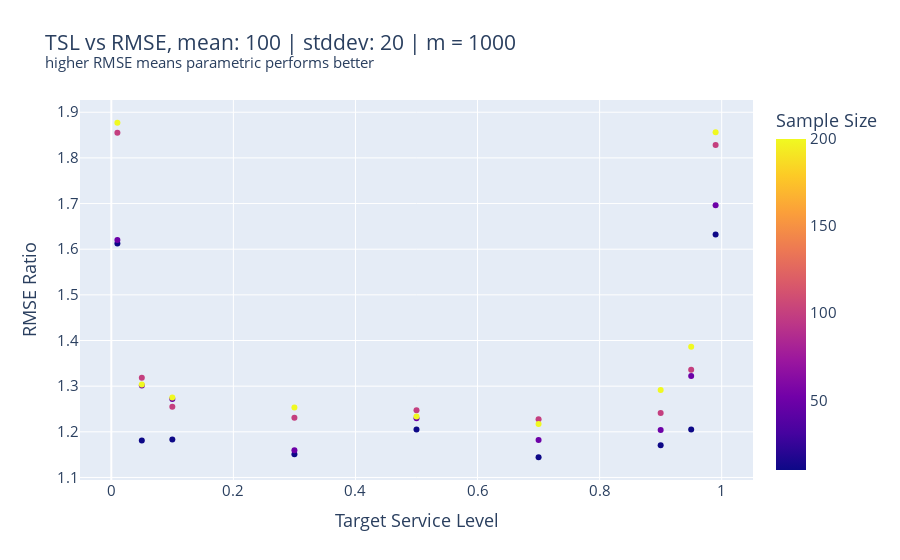
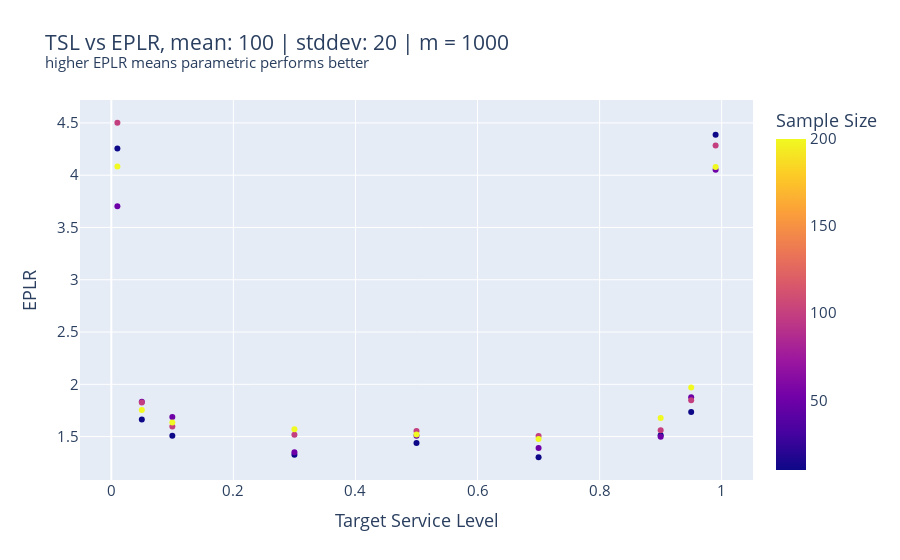

The code cell stored with these charts, in order, in its notebook:
### Code cell
fig = px.scatter(df, x='Target Service Level', y='RMSE Ratio', color="Sample Size", title="TSL vs RMSE, mean: {0} | stddev: {1} | m = {2}<br><sup>higher RMSE means parametric performs better</sup>".format(meanDemand, stdevDemand, numberOfMontecarloIterations))
fig.update_layout(font_size = 15)
#fig.write_image("Excercise part 3/RMSE-{0}-{1}.pdf".format(meanDemand, stdevDemand))
fig.show()

fig = px.scatter(df, x='Target Service Level', y='EPLR', color="Sample Size", title="TSL vs EPLR, mean: {0} | stddev: {1} | m = {2}<br><sup>higher EPLR means parametric performs better</sup>".format(meanDemand, stdevDemand, numberOfMontecarloIterations))
fig.update_layout(font_size = 15)
#fig.write_image("Excercise part 3/EPLR-{0}-{1}.pdf".format(meanDemand, stdevDemand))
fig.show()

### Figure 1 — Plotly figure (JSON) as saved in the notebook; plotly's stock layout.template omitted (floating-point values rounded to 4 significant figures)
{"data": [{"hovertemplate": "Target Service Level=%{x}<br>RMSE Ratio=%{y}<br>Sample Size=%{marker.color}<extra></extra>", "legendgroup": "", "marker": {"color": [10, 50, 100, 200, 10, 50, 100, 200, 10, 50, 100, 200, 10, 50, 100, 200, 10, 50, 100, 200, 10, 50, 100, 200, 10, 50, 100, 200, 10, 50, 100, 200, 10, 50, 100, 200], "coloraxis": "coloraxis", "symbol": "circle"}, "mode": "markers", "name": "", "orientation": "v", "showlegend": false, "type": "scatter", "x": [0.01, 0.01, 0.01, 0.01, 0.05, 0.05, 0.05, 0.05, 0.1, 0.1, 0.1, 0.1, 0.3, 0.3, 0.3, 0.3, 0.5, 0.5, 0.5, 0.5, 0.7, 0.7, 0.7, 0.7, 0.9, 0.9, 0.9, 0.9, 0.95, 0.95, 0.95, 0.95, 0.99, 0.99, 0.99, 0.99], "xaxis": "x", "y": [1.613, 1.62, 1.855, 1.877, 1.181, 1.301, 1.318, 1.303, 1.183, 1.272, 1.255, 1.275, 1.151, 1.16, 1.231, 1.253, 1.205, 1.23, 1.247, 1.233, 1.144, 1.182, 1.227, 1.217, 1.171, 1.204, 1.241, 1.292, 1.205, 1.322, 1.336, 1.386, 1.632, 1.696, 1.828, 1.856], "yaxis": "y"}], "layout": {"coloraxis": {"colorbar": {"title": {"text": "Sample Size"}}, "colorscale": [[0, "#0d0887"], [0.1111, "#46039f"], [0.2222, "#7201a8"], [0.3333, "#9c179e"], [0.4444, "#bd3786"], [0.5556, "#d8576b"], [0.6667, "#ed7953"], [0.7778, "#fb9f3a"], [0.8889, "#fdca26"], [1, "#f0f921"]]}, "font": {"size": 15}, "legend": {"tracegroupgap": 0}, "title": {"text": "TSL vs RMSE, mean: 100 | stddev: 20 | m = 1000<br><sup>higher RMSE means parametric performs better</sup>"}, "xaxis": {"anchor": "y", "domain": [0, 1], "title": {"text": "Target Service Level"}}, "yaxis": {"anchor": "x", "domain": [0, 1], "title": {"text": "RMSE Ratio"}}}}

### Figure 2 — Plotly figure (JSON) as saved in the notebook; plotly's stock layout.template omitted (floating-point values rounded to 4 significant figures)
{"data": [{"hovertemplate": "Target Service Level=%{x}<br>EPLR=%{y}<br>Sample Size=%{marker.color}<extra></extra>", "legendgroup": "", "marker": {"color": [10, 50, 100, 200, 10, 50, 100, 200, 10, 50, 100, 200, 10, 50, 100, 200, 10, 50, 100, 200, 10, 50, 100, 200, 10, 50, 100, 200, 10, 50, 100, 200, 10, 50, 100, 200], "coloraxis": "coloraxis", "symbol": "circle"}, "mode": "markers", "name": "", "orientation": "v", "showlegend": false, "type": "scatter", "x": [0.01, 0.01, 0.01, 0.01, 0.05, 0.05, 0.05, 0.05, 0.1, 0.1, 0.1, 0.1, 0.3, 0.3, 0.3, 0.3, 0.5, 0.5, 0.5, 0.5, 0.7, 0.7, 0.7, 0.7, 0.9, 0.9, 0.9, 0.9, 0.95, 0.95, 0.95, 0.95, 0.99, 0.99, 0.99, 0.99], "xaxis": "x", "y": [4.256, 3.703, 4.502, 4.084, 1.662, 1.833, 1.826, 1.754, 1.509, 1.687, 1.596, 1.634, 1.326, 1.35, 1.518, 1.569, 1.439, 1.509, 1.554, 1.521, 1.302, 1.39, 1.507, 1.477, 1.514, 1.498, 1.56, 1.677, 1.736, 1.875, 1.846, 1.969, 4.386, 4.052, 4.284, 4.078], "yaxis": "y"}], "layout": {"coloraxis": {"colorbar": {"title": {"text": "Sample Size"}}, "colorscale": [[0, "#0d0887"], [0.1111, "#46039f"], [0.2222, "#7201a8"], [0.3333, "#9c179e"], [0.4444, "#bd3786"], [0.5556, "#d8576b"], [0.6667, "#ed7953"], [0.7778, "#fb9f3a"], [0.8889, "#fdca26"], [1, "#f0f921"]]}, "font": {"size": 15}, "legend": {"tracegroupgap": 0}, "title": {"text": "TSL vs EPLR, mean: 100 | stddev: 20 | m = 1000<br><sup>higher EPLR means parametric performs better</sup>"}, "xaxis": {"anchor": "y", "domain": [0, 1], "title": {"text": "Target Service Level"}}, "yaxis": {"anchor": "x", "domain": [0, 1], "title": {"text": "EPLR"}}}}
